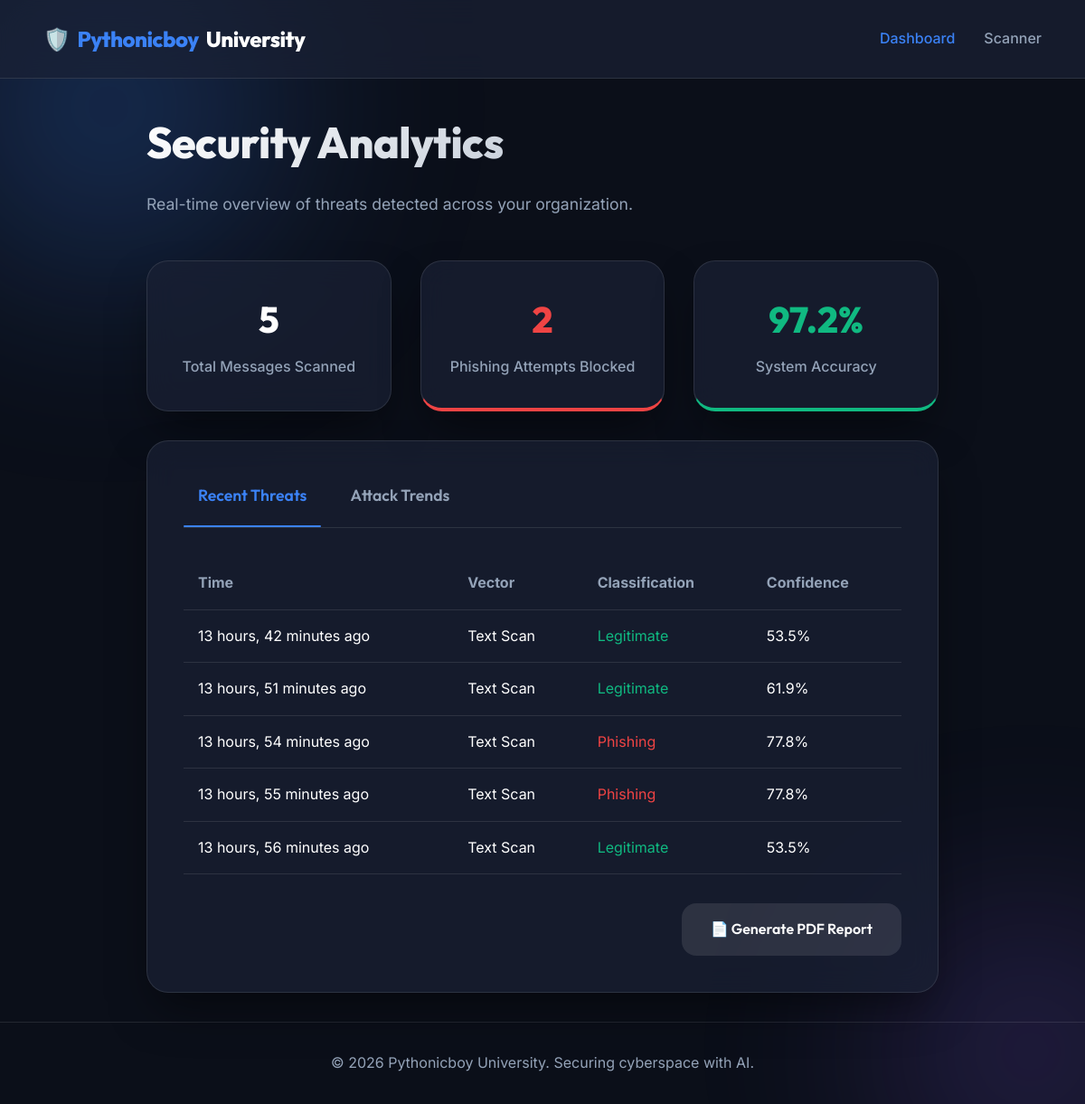
The page / on the database its author committed.
### detector/models.py (models this page shows, shortened)
class MessageScan(models.Model):
    CLASSIFICATION_CHOICES = [
        ('phishing', 'Phishing'),
        ('legitimate', 'Legitimate'),
    ]
    text = models.TextField()
    classification = models.CharField(max_length=20, choices=CLASSIFICATION_CHOICES)
    confidence = models.FloatField()
    is_url_scan = models.BooleanField(default=False)
    timestamp = models.DateTimeField(default=timezone.now)

### detector/views.py (the view)
# urls.py: path('', views.dashboard, name='dashboard'),
def dashboard(request):
    scans = MessageScan.objects.all().order_by('-timestamp')[:5]
    total_scans = MessageScan.objects.count()
    phishing_blocked = MessageScan.objects.filter(classification='phishing').count()
    accuracy = 97.2 # Fixed metric for demonstration purposes unless test data is provided
    context = {
        'recent_scans': scans,
        'total_scans': total_scans,
        'phishing_blocked': phishing_blocked,
        'accuracy': accuracy,
    }
    return render(request, 'detector/dashboard.html', context)

### templates/detector/dashboard.html (shortened to what this page needs)
{% extends 'detector/base.html' %}
{% block content %}
<div class="header">
    <h1>Security Analytics</h1>
    <p class="subtitle">Real-time overview of threats detected across your organization.</p>
</div>
<div class="dashboard-grid">
    <div class="glass-card stat-card">
        <div class="stat-value" style="color: var(--text-primary);">{{ total_scans }}</div>
        <div class="stat-label">Total Messages Scanned</div>
    </div>
    <div class="glass-card stat-card" style="border-bottom: 4px solid var(--danger);">
        <div class="stat-value" style="color: var(--danger);">{{ phishing_blocked }}</div>
        <div class="stat-label">Phishing Attempts Blocked</div>
    </div>
    <div class="glass-card stat-card" style="border-bottom: 4px solid var(--success);">
        <div class="stat-value" style="color: var(--success);">{{ accuracy }}%</div>
        <div class="stat-label">System Accuracy</div>
    </div>
</div>
<div class="glass-card">
    <div class="tabs">
        <button class="tab-btn active" data-target="history">Recent Threats</button>
        <button class="tab-btn" data-target="trends">Attack Trends</button>
    </div>
    <div id="history" class="tab-content active">
        <table style="width: 100%; text-align: left; border-collapse: collapse;">
            <thead>
                <tr style="border-bottom: 1px solid var(--border-color); color: var(--text-secondary);">
                    <th style="padding: 1rem;">Time</th>
                    <th style="padding: 1rem;">Vector</th>
                    <th style="padding: 1rem;">Classification</th>
                    <th style="padding: 1rem;">Confidence</th>
                </tr>
            </thead>
            <tbody>
                {% for scan in recent_scans %}
                <tr style="border-bottom: 1px solid var(--border-color);">
                    <td style="padding: 1rem;">{{ scan.timestamp|timesince }} ago</td>
                    <td style="padding: 1rem;">{% if scan.is_url_scan %}URL Scan{% else %}Text Scan{% endif %}</td>
                    <td style="padding: 1rem; color: {% if scan.classification == 'phishing' %}var(--danger){% else %}var(--success){% endif %};">
                        {{ scan.classification|title }}
                    </td>
                    <td style="padding: 1rem;">{{ scan.confidence|floatformat:1 }}%</td>
                </tr>
                {% empty %}
                <tr>
                    <td colspan="4" style="padding: 2rem; text-align: center; color: var(--text-secondary);">No scans performed yet.</td>
                </tr>
                {% endfor %}
            </tbody>
        </table>
        <div style="margin-top: 2rem; display: flex; justify-content: flex-end;">
            <a href="{% url 'generate_report' %}" class="btn btn-secondary">📄 Generate PDF Report</a>
        </div>
    </div>
</div>
{% endblock %}

### templates/detector/base.html (shortened to what this page needs)
{% load static %}
<!DOCTYPE html>
<html lang="en">
<head>
    <link rel="stylesheet" href="{% static 'css/style.css' %}">
</head>
<body>
    <div class="bg-shape bg-shape-1"></div>
    <div class="bg-shape bg-shape-2"></div>
    <nav class="navbar">
        <div class="navbar-brand">
            <a href="{% url 'dashboard' %}">
                🛡️ <span>Pythonicboy</span> University
            </a>
        </div>
        <ul class="navbar-nav">
            <li><a href="{% url 'dashboard' %}" class="{% if request.resolver_match.url_name == 'dashboard' %}active{% endif %}">Dashboard</a></li>
            <li><a href="{% url 'scan' %}" class="{% if request.resolver_match.url_name == 'scan' %}active{% endif %}">Scanner</a></li>
        </ul>
    </nav>
    <main class="container">
        {% block content %}{% endblock %}
    </main>
    <footer>
        <p>&copy; 2026 Pythonicboy University. Securing cyberspace with AI.</p>
    </footer>
</body>
</html>

### static/css/style.css (style rules this page uses)
:root { --bg-main: #0B0F19; --surface-1: #1A2235; --surface-2: rgba(26, 34, 53, 0.7); --text-primary: #FFFFFF; --text-secondary: #94A3B8; --accent: #3B82F6; --accent-hover: #2563EB; --accent-glow: rgba(59, 130, 246, 0.5); --danger: #EF4444; --success: #10B981; --border-color: rgba(255, 255, 255, 0.1); --font-heading: 'Outfit', sans-serif; --font-body: 'Inter', sans-serif; }
* { margin: 0; padding: 0; box-sizing: border-box; }
body { background-color: var(--bg-main); color: var(--text-primary); font-family: var(--font-body); line-height: 1.6; min-height: 100vh; display: flex; flex-direction: column; overflow-x: hidden; }
.bg-shape { position: fixed; border-radius: 50%; filter: blur(120px); z-index: -1; opacity: 0.5; }
.bg-shape-1 { top: -10%; left: -10%; width: 40vw; height: 40vw; background: radial-gradient(circle, var(--accent) 0%, transparent 70%); }
.bg-shape-2 { bottom: -10%; right: -10%; width: 30vw; height: 30vw; background: radial-gradient(circle, #8B5CF6 0%, transparent 70%); }
.navbar { padding: 1.5rem 3rem; display: flex; justify-content: space-between; align-items: center; background: var(--surface-2); backdrop-filter: blur(16px); -webkit-backdrop-filter: blur(16px); border-bottom: 1px solid var(--border-color); }
.navbar-brand a { font-family: var(--font-heading); font-size: 1.5rem; font-weight: 800; color: var(--text-primary); text-decoration: none; letter-spacing: -0.5px; display: flex; align-items: center; gap: 0.5rem; }
.navbar-brand span { color: var(--accent); }
.navbar-nav { display: flex; gap: 2rem; list-style: none; }
.navbar-nav a { color: var(--text-secondary); text-decoration: none; font-weight: 500; transition: color 0.3s ease; }
.navbar-nav a:hover, .navbar-nav a.active { color: var(--accent); }
.container { max-width: 1200px; margin: 0 auto; padding: 2rem; flex: 1; }
h1, h2, h3 { font-family: var(--font-heading); font-weight: 800; letter-spacing: -0.5px; }
h1 { font-size: 3rem; margin-bottom: 1rem; background: linear-gradient(135deg, #FFFFFF 0%, #94A3B8 100%); -webkit-background-clip: text; -webkit-text-fill-color: transparent; }
.subtitle { color: var(--text-secondary); font-size: 1.1rem; margin-bottom: 3rem; }
.glass-card { background: var(--surface-2); backdrop-filter: blur(16px); border: 1px solid var(--border-color); border-radius: 1.5rem; padding: 2.5rem; box-shadow: 0 25px 50px -12px rgba(0, 0, 0, 0.5); transition: transform 0.3s ease, border-color 0.3s ease; }
.btn { display: inline-flex; align-items: center; justify-content: center; gap: 0.5rem; background: var(--accent); color: #fff; border: none; padding: 1rem 2rem; border-radius: 1rem; font-family: var(--font-heading); font-weight: 600; font-size: 1rem; cursor: pointer; transition: all 0.3s ease; box-shadow: 0 4px 14px 0 var(--accent-glow); text-decoration: none; }
.btn-secondary { background: rgba(255, 255, 255, 0.1); box-shadow: none; color: var(--text-primary); }
.dashboard-grid { display: grid; grid-template-columns: repeat(3, 1fr); gap: 2rem; margin-bottom: 2rem; }
.stat-card { text-align: center; padding: 2rem; }
.stat-value { font-size: 2.5rem; font-weight: 800; font-family: var(--font-heading); margin-bottom: 0.5rem; }
.stat-label { color: var(--text-secondary); font-weight: 500; }
.tabs { display: flex; gap: 1rem; margin-bottom: 2rem; border-bottom: 1px solid var(--border-color); padding-bottom: 1rem; }
.tab-btn { background: transparent; border: none; color: var(--text-secondary); font-family: var(--font-heading); font-weight: 600; font-size: 1.1rem; cursor: pointer; padding: 0.5rem 1rem; transition: color 0.3s ease; position: relative; }
.tab-btn.active { color: var(--accent); }
.tab-btn.active::after { content: ''; position: absolute; bottom: -1rem; left: 0; width: 100%; height: 2px; background: var(--accent); border-radius: 2px; }
.tab-content { display: none; }
.tab-content.active { display: block; animation: slideUp 0.4s ease forwards; }
FOOTER { text-align: center; padding: 2rem; color: var(--text-secondary); border-top: 1px solid var(--border-color); margin-top: auto; }

### rows shown on the page
MessageScan: timestamp "13 hours, 42 minutes", is_url_scan "Text Scan", classification "Legitimate", confidence "53.5"
MessageScan: timestamp "13 hours, 51 minutes", is_url_scan "Text Scan", classification "Legitimate", confidence "61.9"
MessageScan: timestamp "13 hours, 54 minutes", is_url_scan "Text Scan", classification "Phishing", confidence "77.8"
MessageScan: timestamp "13 hours, 55 minutes", is_url_scan "Text Scan", classification "Phishing", confidence "77.8"
MessageScan: timestamp "13 hours, 56 minutes", is_url_scan "Text Scan", classification "Legitimate", confidence "53.5"

### other values the page prints
{{ total_scans }} "5"
{{ phishing_blocked }} "2"
{{ accuracy }} "97.2"
